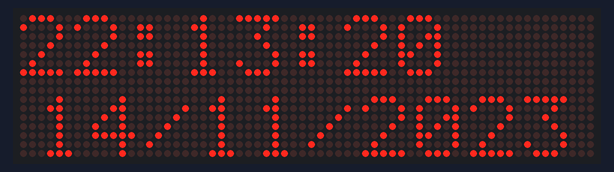
Recording of a sketch running on a simulated Arduino Uno, built with avr-gcc and run on an emulated ATmega328P. On the bench: 64×16 LED matrix. The local clock reads 2024-03-15 10:24:30 at power-on unless the sketch sets it.

Above: at 0.1 s.
At 5.1 s:
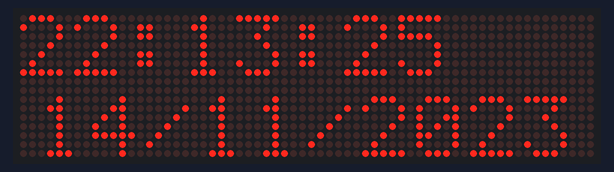
At 10.1 s:
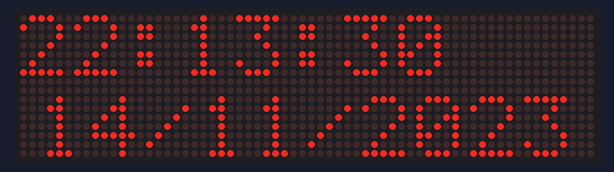
At 19.1 s:
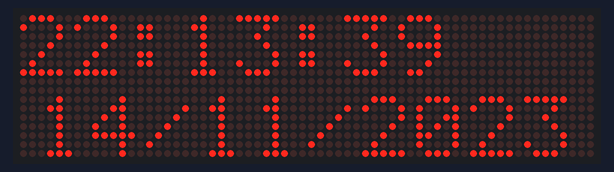
At 28.1 s:
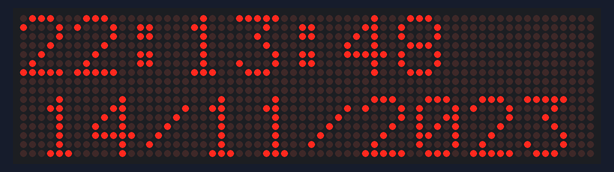
At 38.1 s:
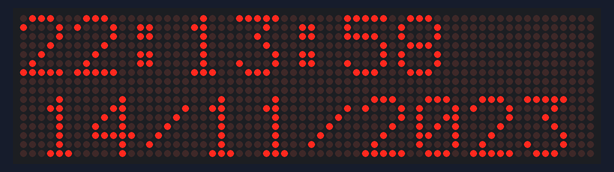

Measured:
- what the display in image 1 shows lasts 1.0 s, from 5.0 s to 6.0 s

The sketch:

RTC_DMD_test.ino
```cpp
/*******************
 * RTC_SDA=A4, RTC_SCL=a5
 */
#include <DMD2.h>
#include <fonts/SystemFont5x7.h>
#include <RTClib.h>

 // Deciphering Functions
 #define bOK A0
 #define bUP A1
 #define bDOWN A2
 #define Length 2
 #define Width 1
 // Function Declaration

 SoftDMD dmd ( Length , Width ) ;  // Length x WIDTH


 RTC_DS1307 rtc ;  // The RTC chip used


 // Variable Declaration
 int Year, Month, Date, Hour, Minute, Second ;

 char dmdBuff [ 10 ] ;

 void setup ( ) {
  Serial.begin(9600);

  // DMD setup
  dmd.setBrightness ( 255 ) ;
  dmd.selectFont ( SystemFont5x7 ) ;
  dmd.begin ( ) ;
  dmd.clearScreen ( ) ;


  // Setup RTC
  rtc.begin ( ) ;
  // How to Setting Clock use 2 functions below, manually or automatically singcron PC, then upload the program
  // Once uploaded, check the clock is appropriate, clear the clock setting code below, and re-upload.

  // Set RTC according to Laptop / PC
  rtc.adjust ( DateTime ( F ( __DATE__ ) , F ( __TIME__ ) ) ) ;
  // January 21, 2014 at 3am you would call:
  // rtc.adjust (DateTime (2014, 1, 21, 3, 0, 0));

  // The Mode pin is used in Input
  pinMode ( bOK , INPUT_PULLUP ) ;
  pinMode ( bUP , INPUT_PULLUP ) ;
  pinMode ( bDOWN , INPUT_PULLUP ) ;
 }

 void showTime () {
  // Program displays Clock
  DateTime now = rtc.now () ;
  Year = now.year ();
  Month = now.month ();
  Date = now.day ();
  Hour = now.hour ();
  Minute = now.minute ();
  Second = now.second ();


  sprintf ( dmdBuff , "%2d:%2d:%2d" , Hour , Minute , Second ) ;
  dmd.drawString ( 0 , 0 , dmdBuff ) ;
  sprintf ( dmdBuff , "%2d/%2d/%4d" , Date , Month , Year ) ;
  dmd.drawString ( 2 , 9 , dmdBuff ) ;
 }

 void serialTime()
 {
  DateTime now = rtc.now () ;
  Year = now.year ();
  Month = now.month ();
  Date = now.day ();
  Hour = now.hour ();
  Minute = now.minute ();
  Second = now.second ();

  Serial.print(Hour);
  Serial.print(":");
  Serial.print(Minute);
  Serial.print(":");
  Serial.print(Second);
  Serial.println();
  delay(1000);
 }

 void loop ( )
 {
  //serialTime();
  showTime();
 }
```
